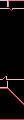

The image is a tile-based game level rendered from a .tmx file. Its description and complete source (layers, tilesets, objects, tile grids) follow:
An orthogonal 3x15 tile map with 8x8 px tiles, 1 tile layer (map).

<map version="1.0" orientation="orthogonal" renderorder="right-down" width="3" height="15" tilewidth="8" tileheight="8" nextobjectid="1">
 <tileset firstgid="1" name="8x8" tilewidth="8" tileheight="8" tilecount="1024" columns="32">
  <image source="../../gfx/atlas.bmp" trans="ff00ff" width="256" height="256" />
 </tileset>
 <layer name="map" width="3" height="15">
  <data encoding="csv">
70,133,66,
69,140,69,
88,88,88,
0,0,0,
0,0,0,
0,0,0,
0,0,0,
0,0,0,
120,120,120,
138,101,101,
102,119,119,
100,98,119,
119,145,98,
119,119,145,
131,131,131
</data>
 </layer>
</map>
